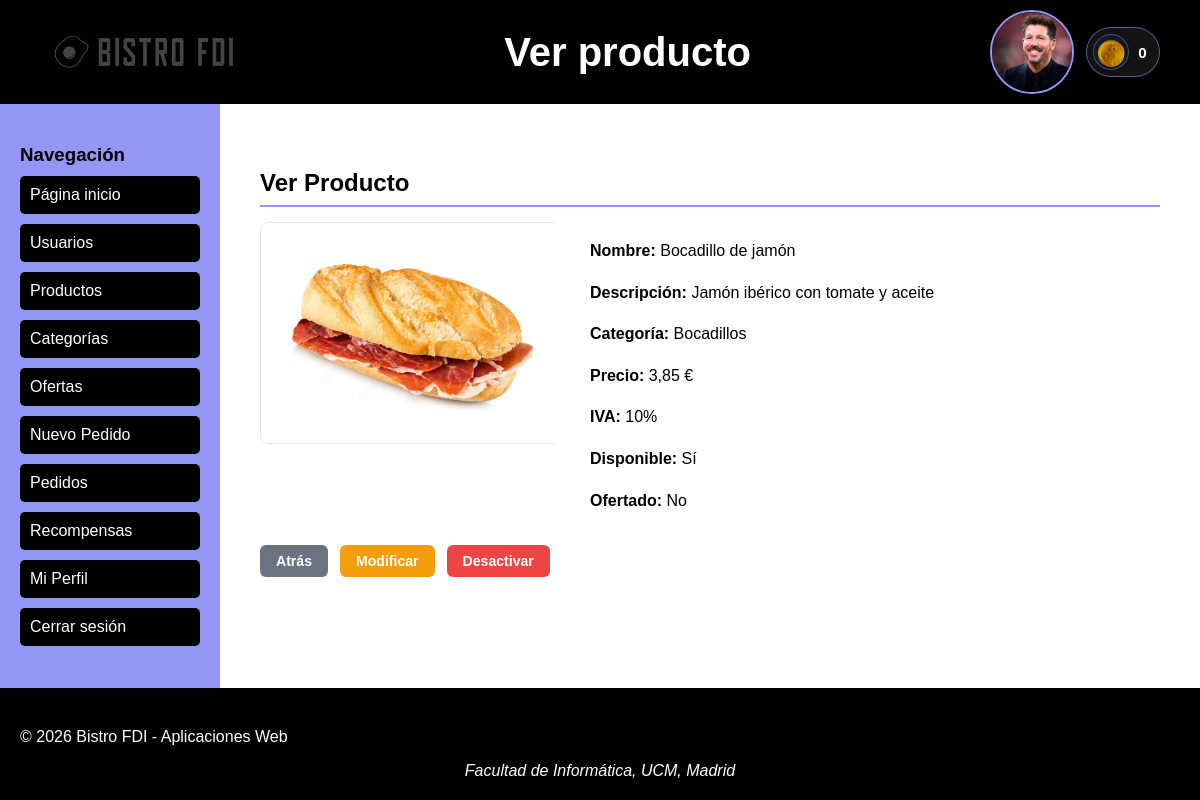
/includes/vistas/productos/productosdetail.php?id=1 (signed in), run on an earlier commit of the app's database.
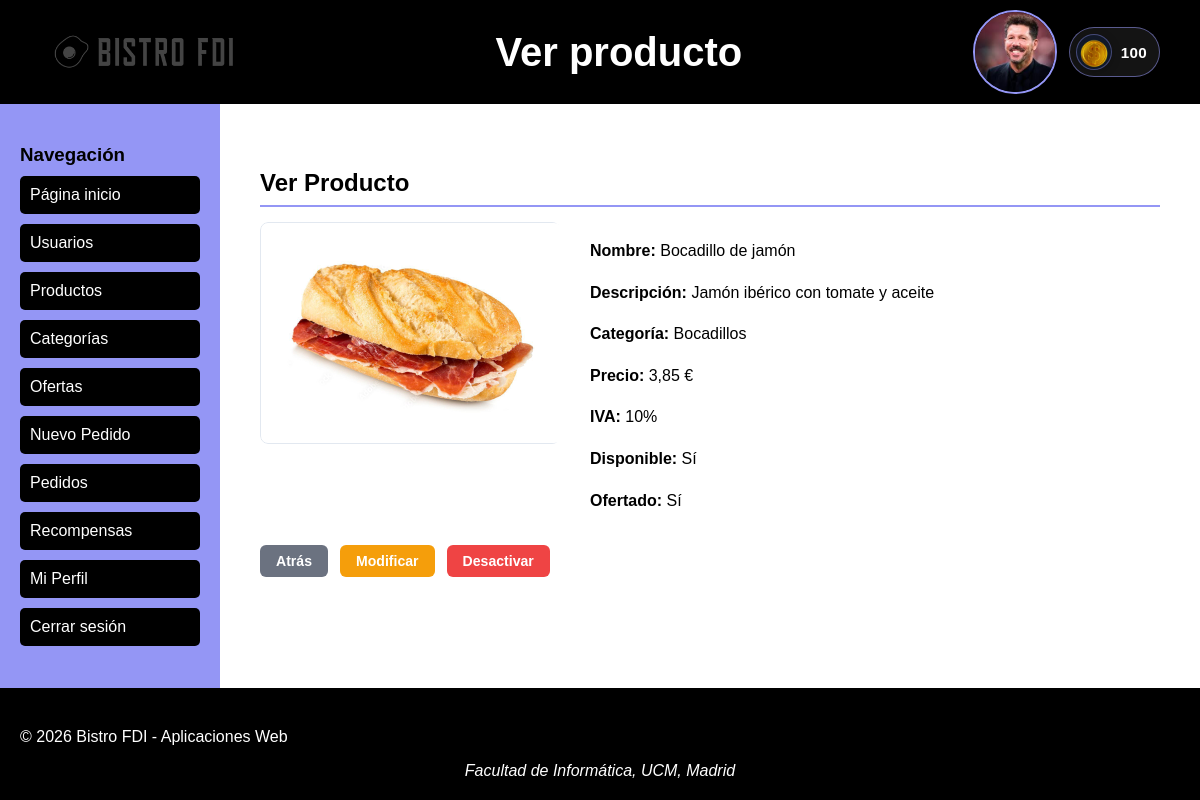
And on a later commit of the database.
### tables this page shows
CREATE TABLE IF NOT EXISTS `Usuarios` (
  `id`             int(11)      NOT NULL AUTO_INCREMENT,
  `nombreUsuario`  varchar(50) NOT NULL,
  `email`          varchar(100) NOT NULL,
  `nombre`         varchar(100) NOT NULL,
  `apellidos`      varchar(150) NOT NULL,
  `password`       varchar(255) NOT NULL,
  `avatar`         varchar(255),
  `saldo_bistrocoins`int(11)    NOT NULL DEFAULT 0,
  `activo`         tinyint(1)   NOT NULL DEFAULT 1,
  `fecha_creacion` datetime     NOT NULL DEFAULT CURRENT_TIMESTAMP,
  PRIMARY KEY (`id`),
  UNIQUE KEY `uq_nombreUsuario` (`nombreUsuario`)
);

CREATE TABLE IF NOT EXISTS `Productos` (
  `id`           int(11)       NOT NULL AUTO_INCREMENT,
  `nombre`       varchar(150) NOT NULL,
  `descripcion`  text NOT NULL,
  `categoria_id` int(11)       NOT NULL,
  `precio_base`  decimal(10,2) NOT NULL,
  `iva`          int(11)       NOT NULL,
  `disponible`   tinyint(1)    NOT NULL DEFAULT 1,
  `ofertado`     tinyint(1)    NOT NULL DEFAULT 0,
  `activo`       tinyint(1)    NOT NULL DEFAULT 1,
  PRIMARY KEY (`id`),
  KEY `fk_producto_categoria` (`categoria_id`)
);

### includes/vistas/productos/productosdetail.php (called while the page is built, shortened)
<?php
require_once dirname(__DIR__, 3) . '/includes/config.php';
$esGerente = Aplicacion::esGerente();
$producto = null;
if (isset($_GET['id'])) {
  $producto = ProductoService::buscarPorId(intval($_GET['id']));
}
$categoriaOrigen = isset($_GET['categoria']) ? intval($_GET['categoria']) : null;
$volverUrl = RUTA_VISTAS . '/productos/productoslist.php' . ($categoriaOrigen ? '?categoria=' . $categoriaOrigen : '');
$modoEdicion = ($esGerente && (isset($_GET['editar']) || isset($_POST['formId'])));
if ($esGerente && ($modoEdicion || !$producto)) {
  require_once RAIZ_APP . '/includes/vistas/productos/FormularioProducto.php';
  $form = new FormularioProducto($producto);
  $htmlContenido = $form->gestiona();
  $tituloPagina = $producto ? 'Editar producto' : 'Nuevo producto';
  $tituloHeader = $tituloPagina;
  $contenidoPrincipal = <<<EOS
        <section id="contenido">
            <h2>{$tituloPagina}</h2>
            {$htmlContenido}
            <br>
            <a href="{$volverUrl}" class="btn btn-volver">← Volver a la lista</a>
        </section>
    EOS;
} else {
  $tituloHeader = 'Ver producto';
  $contenidoPrincipal = GenerarDetalleProducto::generar($producto, $volverUrl, $esGerente);
}
require(RAIZ_APP . '/includes/vistas/common/plantilla.php');

### includes/Producto/Producto.php (called while the page is built, shortened)
<?php
class Producto
{
  private ?int $id;
  private string $descripcion;
  private float $precioBase;
  private int $iva;
  private bool $disponible;
  private bool $ofertado;
  private bool $activo;
  public function __construct(string $nombre, string $descripcion, int $categoriaId, float $precioBase, int $iva, bool $disponible, bool $ofertado, bool $activo, ?int $id = null)
  {
    $this->id = $id;
    $this->descripcion = $descripcion;
    $this->precioBase = $precioBase;
    $this->iva = $iva;
    $this->disponible = $disponible;
    $this->ofertado = $ofertado;
    $this->activo = $activo;
  }
  public function getId(): ?int
  {
    return $this->id;
  }
  public function getDescripcion(): string
  {
    return $this->descripcion;
  }
  public function getPrecioFinal(): float
  {
    return $this->precioBase * (1 + $this->iva / 100);
  }
  public function getIva(): int
  {
    return $this->iva;
  }
  public function isDisponible(): bool
  {
    return (bool) $this->disponible;
  }
  public function isOfertado(): bool
  {
    return (bool) $this->ofertado;
  }
  public function isActivo(): bool
  {
    return (bool) $this->activo;
  }
}

### includes/Producto/ProductoDB.php (called while the page is built, shortened)
<?php
class ProductoDB
{
  private static function filaAProducto(array $fila): Producto
  {
    return new Producto(
      $fila['nombre'],
      $fila['descripcion'],
      intval($fila['categoria_id']),
      floatval($fila['precio_base']),
      intval($fila['iva']),
      (bool) $fila['disponible'],
      (bool) $fila['ofertado'],
      (bool) $fila['activo'],
      intval($fila['id'])
    );
  }
  public static function buscarPorId(int $id): ?Producto
  {
    $conexion = Aplicacion::getInstance()->getConexionBd();
    $query = $conexion->prepare("SELECT * FROM Productos WHERE id=?");
    $query->bind_param("i", $id);
    $query->execute();
    $resultado = $query->get_result();
    $fila = $resultado->fetch_assoc();
    return $fila ? self::filaAProducto($fila) : null;
  }
}

### includes/Producto/ProductoService.php (called while the page is built, shortened)
<?php
class ProductoService
{
  public static function buscarPorId($id): ?Producto
  {
    return ProductoDB::buscarPorId($id);
  }
}

### includes/Producto/CategoriaDB.php (called while the page is built, shortened)
<?php
class CategoriaDB
{
  private static function filaACategoria(array $fila): Categoria
  {
    return new Categoria(
      $fila['nombre'],
      $fila['descripcion'],
      $fila['imagen'],
      (bool) $fila['activa'],
      intval($fila['id'])
    );
  }
  public static function buscarPorId(int $id): ?Categoria
  {
    $conexion = Aplicacion::getInstance()->getConexionBd();
    $query = $conexion->prepare("SELECT * FROM Categorias WHERE id=?");
    $query->bind_param("i", $id);
    $query->execute();
    $resultado = $query->get_result();
    $fila = $resultado->fetch_assoc();
    return $fila ? self::filaACategoria($fila) : null;
  }
}

### includes/Producto/CategoriaService.php (called while the page is built, shortened)
<?php
class CategoriaService
{
  public static function buscarPorId($id): ?Categoria
  {
    return CategoriaDB::buscarPorId($id);
  }
}

### includes/config.php (called while the page is built, shortened)
<?php
require_once __DIR__ . '/Aplicacion.php';
spl_autoload_register(function ($class) {
  $prefix = 'es\\ucm\\fdi\\aw\\';
  $base_dir = __DIR__ . '/';
  $len = strlen($prefix);
  $relative_class = substr($class, $len);
  $file = $base_dir . str_replace('\\', '/', $relative_class) . '.php';
});

### includes/Producto/Categoria.php (called while the page is built, shortened)
<?php
class Categoria
{
    private $nombre;
    public function __construct($nombre, $descripcion, $imagen, $activa, $id = null)
    {
        $this->nombre = $nombre;
    }
  public function getNombre()
  {
    return $this->nombre;
  }
}
?>

### includes/Aplicacion.php (called while the page is built, shortened)
<?php
class Aplicacion
{
  public static function esGerente(): bool
  {
    return isset($_SESSION['rolId']) && $_SESSION['rolId'] === self::ROL_GERENTE;
  }
}

### includes/Usuario/UsuarioDB.php (called while the page is built, shortened)
<?php
class UsuarioDB
{
  public static function buscarPorNombre($nombreUsuario)
  {
    $conn = Aplicacion::getInstance()->getConexionBd();
    $query = $conn->prepare("SELECT * FROM Usuarios U WHERE U.nombreUsuario=?");
    $query->bind_param("s", $nombreUsuario);
    $query->execute();
    $rs = $query->get_result();
    $fila = $rs->fetch_assoc();
    if ($fila) {
      Rol::cargarRol($fila['id']);
      $user = new Usuario($fila['nombreUsuario'], $fila['password'], $fila['nombre'], $fila['apellidos'], $fila['email'], $fila['avatar'], $fila['saldo_bistrocoins'], $fila['id']);
      return $user;
    }
    return null;
  }
}

### includes/Usuario/Rol.php (called while the page is built, shortened)
<?php
class Rol
{
  public static function cargarRol($idUsuario)
  {
    $conn = Aplicacion::getInstance()->getConexionBd();
    $query = $conn->prepare("SELECT Roles.id, Roles.nombre FROM Roles INNER JOIN RolesUsuario ON Roles.id = RolesUsuario.rol WHERE RolesUsuario.usuario=?");
    $query->bind_param("i", $idUsuario);
    $query->execute();
    $rs = $query->get_result();
    if ($rs) {
      $rsRol = $rs->fetch_assoc();
      if ($rsRol != null) {
        $rol = new Rol(intval($rsRol['id']), $rsRol['nombre']);
        return $rol;
      }
    } else {
      error_log("Error BD ({$conn->errno}): {$conn->error}");
    }
    return null;
  }
}

### includes/Usuario/Usuario.php (called while the page is built, shortened)
<?php
class Usuario
{
  private $saldo_bistrocoins;
  public function __construct($nombreUsuario, $password, $nombre, $apellidos, $email, $avatar, $saldo_bistrocoins = null, $id = null)
  {
    $this->saldo_bistrocoins = $saldo_bistrocoins;
  }
  public function getSaldoBistrocoins()
  {
    return $this->saldo_bistrocoins;
  }
}

### includes/vistas/productos/GenerarDetalleProducto.php (the view, shortened to what the changed rows need)
<?php
class GenerarDetalleProducto
{
  public static function generar(Producto $producto, string $volverUrl, bool $esGerente): string
  {
    $categoria   = CategoriaService::buscarPorId($producto->getCategoriaId());
    $nombreCat   = $categoria ? htmlspecialchars($categoria->getNombre()) : 'Sin categoría';
    $nombre      = htmlspecialchars($producto->getNombre());
    $descripcion = htmlspecialchars($producto->getDescripcion());
    $precioFinal = number_format($producto->getPrecioFinal(), 2, ',', '.');
    $iva         = $producto->getIva();
    $disponible  = $producto->isDisponible() ? 'Sí' : 'No';
    $ofertado    = $producto->isOfertado()   ? 'Sí' : 'No';
    $htmlImagenes = self::generarHtmlImagenes($producto->getId(), $nombre);
    $botonesGerente = self::generarBotonesGerente($producto, $esGerente);
    return <<<EOS
    <section id="contenido">
        <h2>Ver Producto</h2>
        <div class="detalle-producto">
            <div class="detalle-imagenes">
                {$htmlImagenes}
            </div>
            <div class="detalle-info">
                <p><strong>Nombre:</strong> {$nombre}</p>
                <p><strong>Descripción:</strong> {$descripcion}</p>
                <p><strong>Categoría:</strong> {$nombreCat}</p>
                <p><strong>Precio:</strong> {$precioFinal} €</p>
                <p><strong>IVA:</strong> {$iva}%</p>
                <p><strong>Disponible:</strong> {$disponible}</p>
                <p><strong>Ofertado:</strong> {$ofertado}</p>
            </div>
        </div>
        <div class="acciones-pagina">
            <a href="{$volverUrl}" class="btn btn-volver">Atrás</a>
            {$botonesGerente}
        </div>
    </section>
    EOS;
  }
  private static function generarHtmlImagenes(int $productoId, string $nombre): string
  {
    $imagenes = ProductoService::listarImagenes($productoId);
    $primeraRuta  = htmlspecialchars(RUTA_APP . $imagenes[0]['ruta_imagen']);
    $rutas        = array_map(fn($img) => htmlspecialchars(RUTA_APP . $img['ruta_imagen']), $imagenes);
    $dataImagenes = htmlspecialchars(json_encode($rutas));
    $dotsHtml = '';
    return '<div class="slider-wrap" data-imagenes="' . $dataImagenes . '" data-auto="true">'
      . '<img class="slider-img" src="' . $primeraRuta . '" alt="' . $nombre . '">'
      . $dotsHtml
      . '</div>';
  }
  private static function generarBotonesGerente(Producto $producto, bool $esGerente): string
  {
    $editarUrl   = RUTA_VISTAS . '/productos/productosdetail.php?id=' . $producto->getId() . '&editar=1';
    $textoEstado = $producto->isActivo() ? 'Desactivar' : 'Activar';
    $claseEstado = $producto->isActivo() ? 'btn btn-borrar' : 'btn btn-editar';
    return <<<BTN
    <a href="{$editarUrl}" class="btn btn-editar">Modificar</a>
    <form method="POST" action="" style="display:inline">
        <input type="hidden" name="accion" value="toggleActivo">
        <button type="submit" class="{$claseEstado}">{$textoEstado}</button>
    </form>
    BTN;
  }
}

### includes/vistas/common/header.php (shortened to what the changed rows need)
<?php
$saldoCliente = null;
if (
    Aplicacion::estaLogueado()
    && !empty($_SESSION['nombreUsuario'])
) {
    $usuarioActual = UsuarioDB::buscarPorNombre($_SESSION['nombreUsuario']);
    if ($usuarioActual) {
        $saldoCliente = (int) $usuarioActual->getSaldoBistrocoins();
    }
}
?>
<header>
    <h1><?= $tituloHeader ?></h1>
    <div class="saludo">
        <?php if (isset($_SESSION['login']) && $_SESSION['login'] === true): ?>
            <?php if ($saldoCliente !== null): ?>
                <div class="saldo-cliente" title="Saldo actual en BistroCoins">
                    <span class="moneda-bistro" aria-hidden="true">
                        <img src="<?= RUTA_IMGS . '/bistroCoins.png' ?>" alt="BistroCoins">
                    </span>
                    <span class="saldo-valor"><?= number_format($saldoCliente, 0, ',', '.') ?></span>
                </div>
            <?php endif; ?>
        <?php else: ?>
            Usuario desconocido. Inicia sesión para acceder a las funcionalidades.
        <?php endif; ?>
    </div>
</header>

What changed in the data, as far as the page shows it:
changed usuarios: saldo_bistrocoins "0" → "100"
changed productos "Bocadillo de jamón": ofertado "No" → "Sí"
